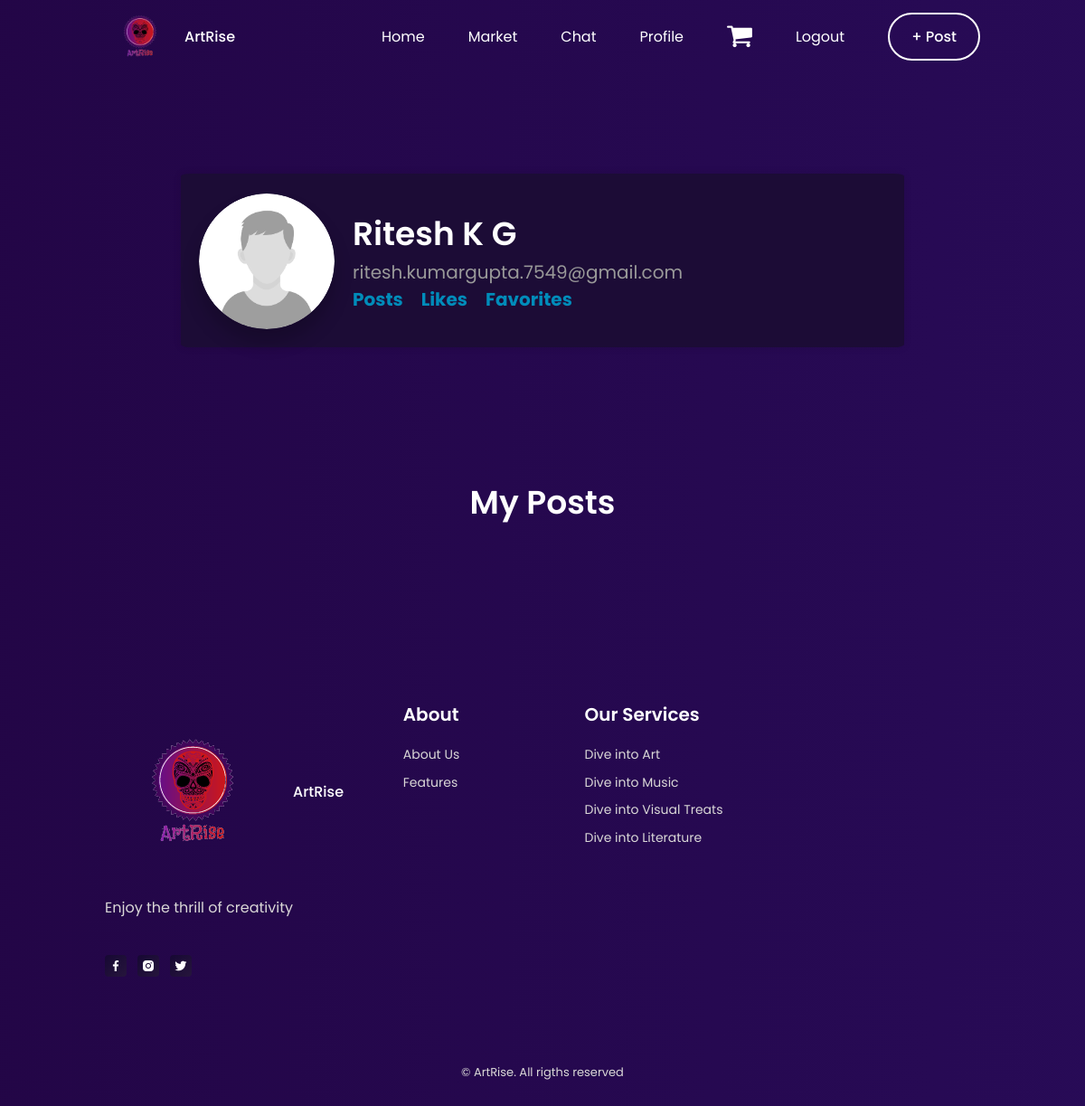
Before: /users/profile/index.php (signed in) with the older database file.
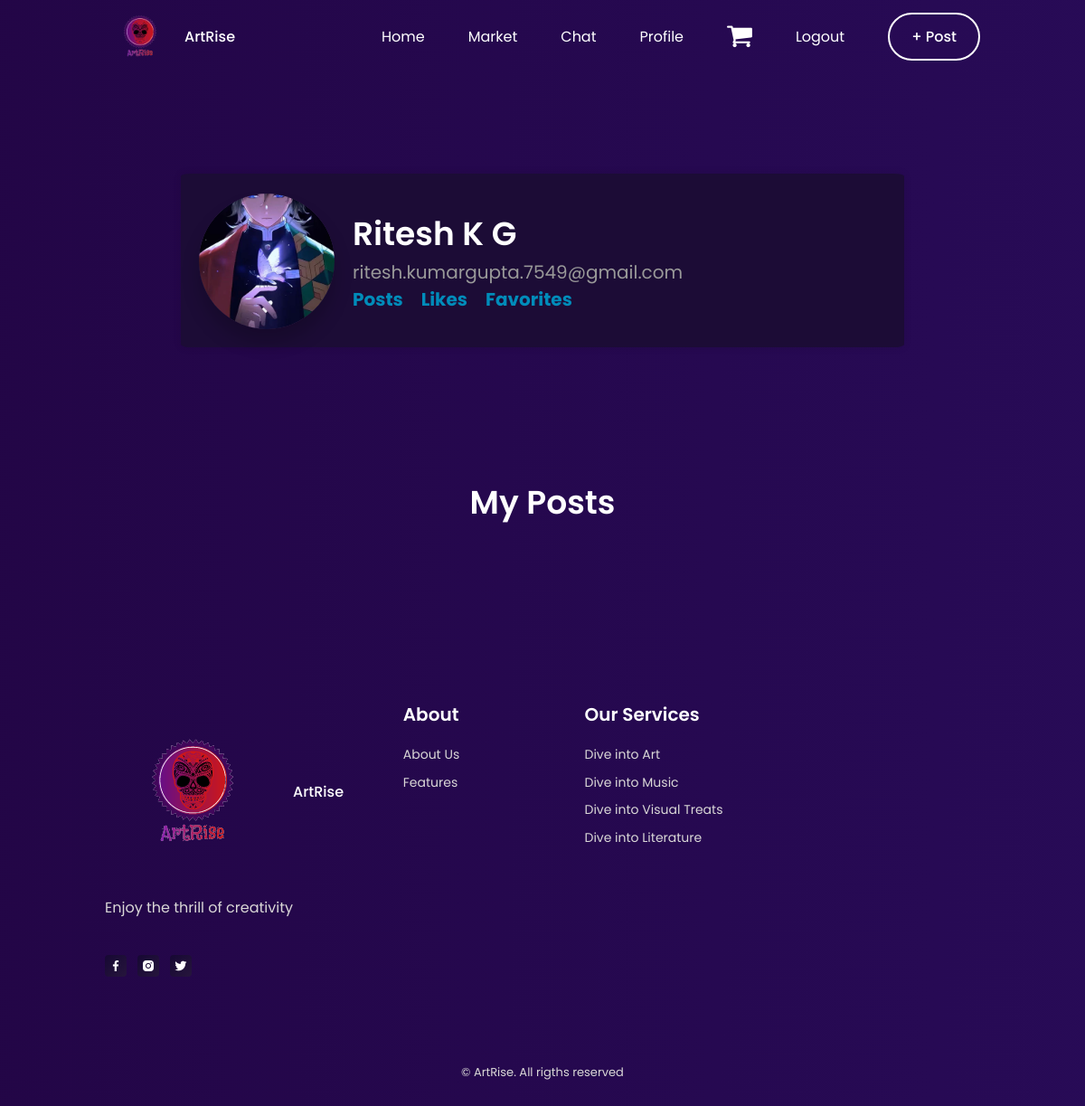
After: the same page with the newer database file.
### tables this page shows
CREATE TABLE `users` (
  `user_id` int(11) NOT NULL,
  `name` varchar(25) NOT NULL,
  `profile_pic` varchar(500) NOT NULL,
  `email` varchar(50) NOT NULL,
  `contact` varchar(10) NOT NULL,
  `age` int(11) NOT NULL,
  `password` varchar(300) NOT NULL,
  `verification_code` varchar(255) NOT NULL,
  `is_verified` int(10) NOT NULL DEFAULT 0
);

### users/profile/index.php (the view, shortened to what this page needs)
<?php
    include "../../db_connect.php";
?>
<!DOCTYPE html>
<html lang="en">
<head>
    <link rel="stylesheet" href="https://cdn.jsdelivr.net/npm/boxicons@latest/css/boxicons.min.css">
    <link rel="stylesheet" href="../../assets/css/swiper-bundle.min.css">
    <link rel="stylesheet" href="../../assets/css/styles.css">
    <link rel="stylesheet" href="./design.css">
    <link rel="stylesheet" href="https://cdnjs.cloudflare.com/ajax/libs/font-awesome/4.7.0/css/font-awesome.min.css">
</head>
<body>
    <header class="header" id="header">
        <nav class="nav container">
            <a href="#" class="nav__logo">
                <img src="../../assets/img/logo1.png" alt="" class="nav__logo-img">
                ArtRise
            </a>
            <div class="nav__menu" id="nav-menu">
                <ul class="nav__list">
                    <li class="nav__item">
                        <a href="../homepage" class="nav__link">Home</a>
                    </li>
                    <li class="nav__item">
                        <a href="../market/index.php" class="nav__link">Market</a>
                    </li>
                    <li class="nav__item">
                        <a href="../chat/index.php" class="nav__link">Chat</a>
                    </li>
                    <li class="nav__item">
                        <a href="#" class="nav__link">Profile</a>
                    </li>
                    <li class="nav__item">
                        <a href="../cart/index.php" class="nav__link"><i class="fa fa-shopping-cart" style="font-size:30px;"></i></a>
                    </li>
                    <li class="nav__item">
                        <a href="../user_logout.php" class="nav__link">Logout</a>
                    </li>
                    <a href="../post_feed/index.php" class="button button--ghost">+ Post</a>
                </ul>
            </div>
        </nav>
    </header>
        <main class="main">
            <?php
                $user_id=$_SESSION['user_id'];
                $sql="Select * from users where user_id=$user_id;";
                $result=mysqli_query($conn,$sql);
                $row=mysqli_fetch_array($result);
            ?>
            <section class="section category">
                <div class="profile-container">
                    <div class="profile-header">
                        <div class="profile-card__img">
                            <div class="profile-pic">
                                <label class="-label" for="file">
                                    <span class="glyphicon glyphicon-camera"></span>
                                    <span>Change Image</span>
                                </label>
                                <?php echo "<img src='../../src/" . $row['profile_pic'] ."' id='output' width='200' />"; ?>
                            </div>
                        </div>
                        <div class="profile-details">
                            <h1 id="name">
                                <?php
                                    echo $row['name'];
                                ?>
                            </h1>
                            <p id="email">
                                <?php
                                    echo $row['email'];
                                ?>
                            </p>
                            <ul>
                                <li><a href="#" onclick="myPost()">Posts</a></li>
                                <li><a href="#" onclick="myLikes()">Likes</a></li>
                                <li><a href="#" onclick="myFav()">Favorites</a></li>
                            </ul>
                        </div>
                    </div>
                </div>
            </section>
            <div id="my_posts">
                <section class="section category">
                    <h3 class="section__title">My Posts</h3>
                </section>
                </div>
      </main>
    <footer class="footer section">
                <div class="footer__container container grid">
                    <div class="footer__content">
                        <a href="#" class="footer__logo">
                            <img src="../../assets/img/logo1.png" alt="" class="footer__logo-img">
                            ArtRise
                        </a>
                        <p class="footer__description">Enjoy the thrill of creativity</p>
                        <div class="footer__social">
                            <a href="https://www.facebook.com/" target="_blank" class="footer__social-link">
                                <i class='bx bxl-facebook'></i>
                            </a>
                            <a href="https://www.instagram.com/" target="_blank" class="footer__social-link">
                                <i class='bx bxl-instagram-alt' ></i>
                            </a>
                            <a href="https://twitter.com/" target="_blank" class="footer__social-link">
                                <i class='bx bxl-twitter' ></i>
                            </a>
                        </div>
                    </div>
                    <div class="footer__content">
                        <h3 class="footer__title">About</h3>
                        <ul class="footer__links">
                            <li>
                                <a href="#" class="footer__link">About Us</a>
                            </li>
                            <li>
                                <a href="#" class="footer__link">Features</a>
                            </li>
                        </ul>
                    </div>
                    <div class="footer__content">
                        <h3 class="footer__title">Our Services</h3>
                        <ul class="footer__links">
                            <li>
                                <a href="../drawing/index.php" class="footer__link">Dive into Art</a>
                            </li>
                            <li>
                                <a href="../music/index.php" class="footer__link">Dive into Music </a>
                            </li>
                            <li>
                                <a href="../visual/index.php" class="footer__link">Dive into Visual Treats</a>
                            </li>
                            <li>
                                <a href="../literary/index.php" class="footer__link">Dive into Literature</a>
                            </li>
                        </ul>
                    </div>
                </div>
                <span class="footer__copy">&#169; ArtRise. All rigths reserved</span>
            </footer>
    </body>
</html>

### users/profile/design.css (style rules this page uses)
.profile-container { width: 100%; max-width: 800px; margin: 0 auto; background-color: rgb(28,12,54); border-color: #ba0000; border-radius: 1.5%; margin-top: 80px; padding: 20px; box-shadow: 0px 0px 10px rgba(0, 0, 0, 0.1); }
.profile-header { display: flex; align-items: center; }
.profile-details { margin-left: 20px; }
.profile-details h1 { font-size: 36px; margin: 0; }
.profile-details p { font-size: 20px; color: #999; margin: 0; }
.profile-details ul { display: flex; list-style: none; margin: 0; padding: 0; }
.profile-details li { margin-right: 20px; }
.profile-details li:last-child { margin-right: 0; }
.profile-details a { text-decoration: none; color: #008CBA; font-size: 20px; font-weight: bold; }
.profile-card__img { margin-top: 2px; width: 150px; height: 150px; border-radius: 50%; overflow: hidden; position: relative; z-index: 4; box-shadow: rgba(0,0,0,0.2) 0px 15px 20px; }
.profile-card__img img { display: block; max-width: 100%; max-height: 400px; border-radius: 5px; object-fit: cover; }
.profile-pic { color: transparent; transition: all 0.3s ease; display: flex; justify-content: center; align-items: center; position: relative; transition: all 0.3s ease; }
.profile-pic img { position: absolute; object-fit: cover; width: 150px; height: 150px; border-radius: 50%; box-shadow: 0 0 10px 0 rgba(255, 255, 255, 0.35); z-index: 0; }
.profile-pic .-label { cursor: pointer; height: 150px; width: 150px; }
.profile-pic span { display: inline-flex; padding: 0.2em; height: 2em; }

Changed rows visible on the page:
changed users "Ritesh K G": profile_pic: picture added in place of a placeholder
